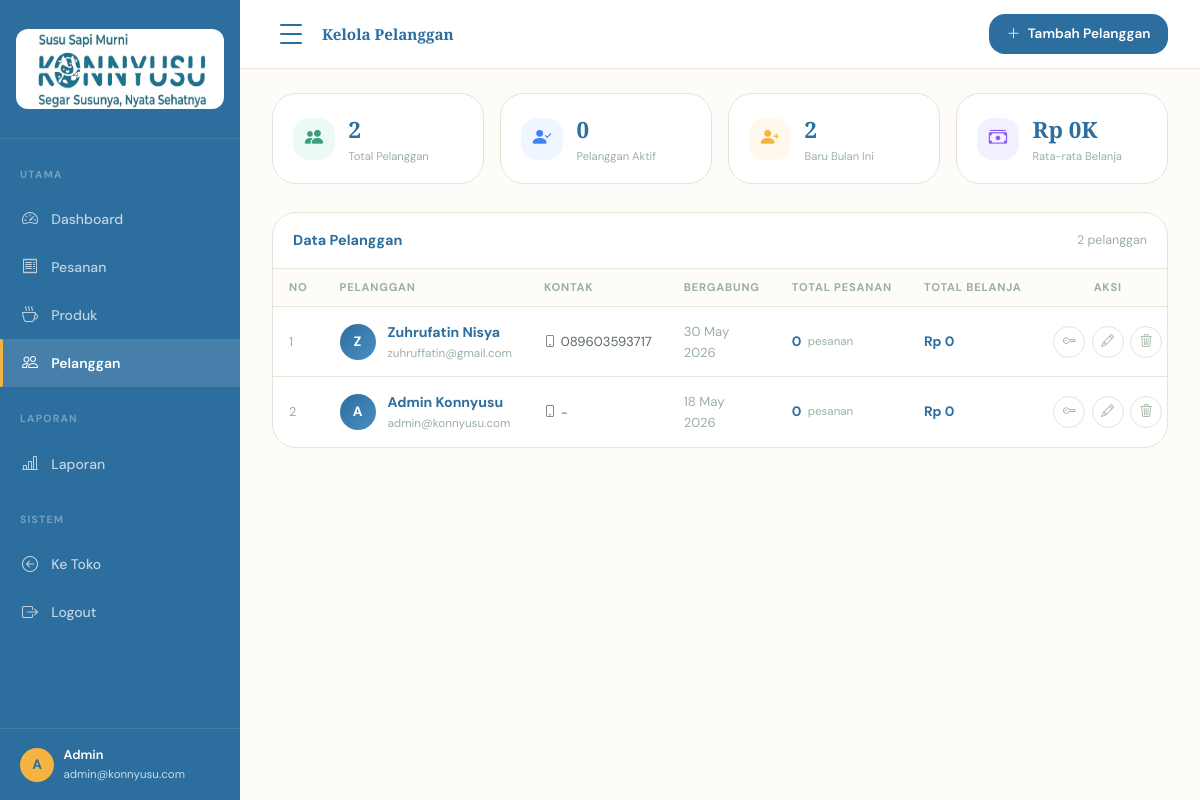
The page /admin/customers/customers.php (signed in) on the database its author committed.
### tables this page shows
CREATE TABLE `menu` (
  `menu_id` int NOT NULL,
  `name` varchar(100) NOT NULL,
  `description` text,
  `price` int NOT NULL,
  `category` varchar(50) NOT NULL,
  `image` varchar(255) DEFAULT NULL,
  `stock` int DEFAULT '0',
  `is_new` tinyint(1) DEFAULT '0',
  `is_best` tinyint(1) DEFAULT '0',
  `sold` int DEFAULT '0',
  `created_at` timestamp NULL DEFAULT CURRENT_TIMESTAMP,
  `updated_at` timestamp NULL DEFAULT CURRENT_TIMESTAMP ON UPDATE CURRENT_TIMESTAMP
);

CREATE TABLE `users` (
  `user_id` int NOT NULL,
  `name` varchar(100) NOT NULL,
  `username` varchar(50) DEFAULT NULL,
  `email` varchar(100) NOT NULL,
  `password` varchar(255) NOT NULL,
  `phone` varchar(20) DEFAULT NULL,
  `address` text,
  `role` enum('user','admin') DEFAULT 'user',
  `notifications_enabled` tinyint(1) DEFAULT '1',
  `created_at` timestamp NULL DEFAULT CURRENT_TIMESTAMP,
  `updated_at` timestamp NULL DEFAULT CURRENT_TIMESTAMP ON UPDATE CURRENT_TIMESTAMP,
  `birthdate` varchar(255) DEFAULT NULL,
  `gender` varchar(255) DEFAULT NULL,
  `bio` varchar(255) DEFAULT NULL,
  `reset_token` varchar(64) DEFAULT NULL,
  `reset_token_expires` datetime DEFAULT NULL
);

### data/products.php (called while the page is built, shortened)
<?php
require_once __DIR__ . '/../config/database.php';
function getProducts(): array {
    global $pdo;
    $stmt = $pdo->query("
        SELECT m.menu_id AS id, m.name, m.description, m.price, m.category, m.image, m.stock, m.is_new, m.is_best,
            COALESCE(SUM(oi.quantity), 0) AS sold
        FROM menu m
        LEFT JOIN order_item oi ON m.menu_id = oi.menu_id
        LEFT JOIN orders o ON oi.order_id = o.order_id AND o.order_status = 'completed'
        GROUP BY m.menu_id
        ORDER BY m.menu_id
    ");
    return $stmt->fetchAll();
}
function formatRupiah(int $amount): string {
    return 'Rp ' . number_format($amount, 0, ',', '.');
}
$products = getProducts();
?>

### admin/customers/customers.php (the view, shortened to what this page needs)
<?php
require_once __DIR__ . '/../../config/database.php';
require_once __DIR__ . '/../../data/products.php';
function getAllUsers(): array {
    global $pdo;
    $stmt = $pdo->query("SELECT user_id, name, email, phone, address, created_at, role FROM users ORDER BY created_at DESC");
    return $stmt->fetchAll();
}
function getUserOrderCount(int $userId): int {
    global $pdo;
    $stmt = $pdo->prepare("SELECT COUNT(*) FROM orders WHERE user_id = ?");
    $stmt->execute([$userId]);
    return (int) $stmt->fetchColumn();
}
function getUserTotalSpent(int $userId): int {
    global $pdo;
    $stmt = $pdo->prepare("SELECT COALESCE(SUM(total), 0) FROM orders WHERE user_id = ? AND order_status = 'completed'");
    $stmt->execute([$userId]);
    return (int) $stmt->fetchColumn();
}
function getNewCustomersThisMonth(): int {
    global $pdo;
    $stmt = $pdo->query("SELECT COUNT(*) FROM users WHERE MONTH(created_at) = MONTH(CURRENT_DATE()) AND YEAR(created_at) = YEAR(CURRENT_DATE())");
    return (int) $stmt->fetchColumn();
}
$users = getAllUsers();
$stats = [
    'total' => count($users),
    'active' => count(array_filter($users, fn($u) => $u['role'] === 'customer')),
    'new_mth' => getNewCustomersThisMonth(),
    'avg_spent' => 0
];
if ($stats['total'] > 0) {
    $totalSpent = 0;
    foreach ($users as $u) {
        $totalSpent += getUserTotalSpent($u['user_id']);
    }
    $stats['avg_spent'] = $stats['total'] > 0 ? (int)($totalSpent / $stats['total']) : 0;
}
?>
<!DOCTYPE html>
<html lang="id">
<head>
<link href="https://cdn.jsdelivr.net/npm/bootstrap@5.3.3/dist/css/bootstrap.min.css" rel="stylesheet">
<link rel="stylesheet" href="https://cdn.jsdelivr.net/npm/bootstrap-icons@1.11.3/font/bootstrap-icons.min.css">
<link rel="stylesheet" href="../../assets/css/global.css">
</head>
<body>
<div class="admin-layout">
<aside class="admin-sidebar">
  <div class="sidebar-brand">
    <img src="../../assets/img/logo.jpeg" alt="Konnyusu" style="height:80px;border-radius:12px;">
  </div>
  <nav class="sidebar-nav">
    <div class="sidebar-section-label">Utama</div>
    <a href="../dashboard/dashboard.php" class="sidebar-link"><i class="bi bi-speedometer2"></i> Dashboard</a>
    <a href="../orders/orders.php" class="sidebar-link"><i class="bi bi-receipt"></i> Pesanan</a>
    <a href="../products/products.php" class="sidebar-link"><i class="bi bi-cup-hot"></i> Produk</a>
    <a href="customers.php" class="sidebar-link active"><i class="bi bi-people"></i> Pelanggan</a>
    <div class="sidebar-section-label mt-3">Laporan</div>
    <a href="../reports/reports.php" class="sidebar-link"><i class="bi bi-bar-chart-line"></i> Laporan</a>
    <div class="sidebar-section-label mt-3">Sistem</div>
    <a href="../../home/home.php" class="sidebar-link"><i class="bi bi-arrow-left-circle"></i> Ke Toko</a>
    <a href="../../auth/logout.php" class="sidebar-link"><i class="bi bi-box-arrow-right"></i> Logout</a>
  </nav>
  <div class="sidebar-footer">
    <div class="sidebar-user">
      <div class="sidebar-user-avatar">A</div>
      <div><div style="color:#fff;font-weight:600;font-size:.8rem;">Admin</div><div style="font-size:.72rem;">admin@konnyusu.com</div></div>
    </div>
  </div>
</aside>
<div class="admin-main">
  <div class="admin-topbar">
    <div class="admin-topbar__left">
      <button class="hamburger-btn" id="hamburgerBtn" aria-label="Menu">
        <span></span>
        <span></span>
        <span></span>
      </button>
      <h6>Kelola Pelanggan</h6>
    </div>
    <button class="btn-brand" style="font-size:.85rem;padding:.55rem 1.1rem;" onclick="openModal('addModal')">
      <i class="bi bi-plus-lg me-1"></i> Tambah Pelanggan
    </button>
  </div>
  <div class="admin-body">
    <div class="stat-strip animate-fadeup">
      <div class="stat-strip-card">
        <div class="stat-strip-card__icon" style="background:#ecfaf4;color:var(--success);"><i class="bi bi-people-fill"></i></div>
        <div><div class="stat-strip-card__val"><?= $stats['total'] ?></div><div class="stat-strip-card__lbl">Total Pelanggan</div></div>
      </div>
      <div class="stat-strip-card">
        <div class="stat-strip-card__icon" style="background:#eff6ff;color:#3b82f6;"><i class="bi bi-person-check-fill"></i></div>
        <div><div class="stat-strip-card__val"><?= $stats['active'] ?></div><div class="stat-strip-card__lbl">Pelanggan Aktif</div></div>
      </div>
      <div class="stat-strip-card">
        <div class="stat-strip-card__icon" style="background:#fff8ec;color:var(--accent);"><i class="bi bi-person-plus-fill"></i></div>
        <div><div class="stat-strip-card__val"><?= $stats['new_mth'] ?></div><div class="stat-strip-card__lbl">Baru Bulan Ini</div></div>
      </div>
      <div class="stat-strip-card">
        <div class="stat-strip-card__icon" style="background:#f3f0ff;color:#8b5cf6;"><i class="bi bi-cash-stack"></i></div>
        <div><div class="stat-strip-card__val">Rp <?= number_format($stats['avg_spent']/1000,0) ?>K</div><div class="stat-strip-card__lbl">Rata-rata Belanja</div></div>
      </div>
    </div>
    <div style="background:var(--white);border:1px solid var(--border);border-radius:var(--radius-lg);overflow:hidden;" class="animate-fadeup">
      <div style="padding:1rem 1.25rem;border-bottom:1px solid var(--border);display:flex;align-items:center;justify-content:space-between;">
        <span style="font-size:.9rem;font-weight:700;color:var(--primary);">Data Pelanggan</span>
        <span style="font-size:.78rem;color:var(--text-muted);"><?= count($users) ?> pelanggan</span>
      </div>
      <div style="overflow-x:auto;">
        <table class="k-table">
          <thead>
            <tr>
              <th>No</th>
              <th>Pelanggan</th>
              <th>Kontak</th>
              <th>Bergabung</th>
              <th>Total Pesanan</th>
              <th>Total Belanja</th>
              <th style="text-align:center">Aksi</th>
            </tr>
          </thead>
          <tbody>
          <?php if(empty($users)):?>
          <tr><td colspan="7" style="text-align:center;padding:2rem;color:var(--text-muted);">Belum ada pelanggan</td></tr>
          <?php else:?>
          <?php foreach($users as $i=>$u):
            $orderCount = getUserOrderCount($u['user_id']);
            $totalSpent = getUserTotalSpent($u['user_id']);
          ?>
          <tr>
            <td style="color:var(--text-muted);font-size:.8rem;"><?= $i+1 ?></td>
            <td>
              <div style="display:flex;align-items:center;gap:.75rem;">
                <div style="width:36px;height:36px;border-radius:50%;background:linear-gradient(135deg,var(--primary),var(--primary-light));color:#fff;display:flex;align-items:center;justify-content:center;font-weight:800;font-size:.85rem;flex-shrink:0;">
                  <?= substr($u['name'], 0, 1) ?>
                </div>
                <div>
                  <div style="font-weight:700;font-size:.88rem;color:var(--primary);"><?= htmlspecialchars($u['name']) ?></div>
                  <div style="font-size:.73rem;color:var(--text-muted);"><?= htmlspecialchars($u['email']) ?></div>
                </div>
              </div>
            </td>
            <td style="font-size:.82rem;color:var(--text-mid);">
              <div style="display:flex;align-items:center;gap:.3rem;"><i class="bi bi-phone" style="font-size:.75rem;"></i><?= htmlspecialchars($u['phone'] ?? '-') ?></div>
            </td>
            <td style="font-size:.82rem;color:var(--text-muted);"><?= date('d M Y', strtotime($u['created_at'])) ?></td>
            <td>
              <div style="display:flex;align-items:center;gap:.4rem;">
                <span style="font-weight:700;color:var(--primary);"><?= $orderCount ?></span>
                <span style="font-size:.72rem;color:var(--text-muted);">pesanan</span>
              </div>
            </td>
            <td style="font-weight:700;color:var(--primary);"><?= formatRupiah($totalSpent) ?></td>
            <td style="text-align:center">
              <div style="display:flex;align-items:center;gap:.4rem;justify-content:center;">
                <button onclick="openResetPasswordModal(<?= (int)$u['user_id'] ?>, '<?= htmlspecialchars($u['name'], ENT_QUOTES, 'UTF-8') ?>')"
                  style="width:32px;height:32px;border-radius:var(--radius-md);border:1px solid var(--border);background:none;display:flex;align-items:center;justify-content:center;color:var(--text-muted);cursor:pointer;" title="Reset Password">
                  <i class="bi bi-key" style="font-size:.8rem;"></i>
                </button>
                <button onclick="openEditModal(this, <?= (int)$u['user_id'] ?>)"
                  data-name="<?= htmlspecialchars($u['name'], ENT_QUOTES, 'UTF-8') ?>"
                  data-email="<?= htmlspecialchars($u['email'], ENT_QUOTES, 'UTF-8') ?>"
                  data-phone="<?= htmlspecialchars($u['phone'] ?? '', ENT_QUOTES, 'UTF-8') ?>"
                  data-address="<?= htmlspecialchars($u['address'] ?? '', ENT_QUOTES, 'UTF-8') ?>"
                  style="width:32px;height:32px;border-radius:var(--radius-md);border:1px solid var(--border);background:none;display:flex;align-items:center;justify-content:center;color:var(--text-muted);cursor:pointer;" title="Edit">
                  <i class="bi bi-pencil" style="font-size:.8rem;"></i>
                </button>
                <button onclick="openDeleteModal(this, <?= (int)$u['user_id'] ?>)"
                  data-name="<?= htmlspecialchars($u['name'], ENT_QUOTES, 'UTF-8') ?>"
                  style="width:32px;height:32px;border-radius:var(--radius-md);border:1px solid var(--border);background:none;display:flex;align-items:center;justify-content:center;color:var(--text-muted);cursor:pointer;" title="Hapus">
                  <i class="bi bi-trash3" style="font-size:.8rem;"></i>
                </button>
              </div>
            </td>
          </tr>
          <?php endforeach; ?>
          <?php endif;?>
          </tbody>
        </table>
      </div>
    </div>
  </div>
</div>
</div>
</body>
</html>

### assets/css/global.css (style rules this page uses)
:root { --primary: #2c6e9e; --primary-light: #4a8ec2; --accent: #f5b342; --accent-light: #f7cc7a; --cream: #fefcf8; --cream-dark: #f2efe8; --text-dark: #2c3e2f; --text-mid: #5a6b5a; --text-muted: #9bb0a0; --white: #ffffff; --danger: #e05252; --success: #3b9e7c; --border: #e8e2d9; --radius-sm: 8px; --radius-md: 16px; --radius-lg: 24px; --radius-xl: 36px; --shadow-sm: 0 2px 8px rgba(26,60,46,.08); --shadow-md: 0 8px 24px rgba(26,60,46,.12); --shadow-lg: 0 20px 48px rgba(26,60,46,.16); --font-display: 'Playfair Display', Georgia, serif; --font-body: 'DM Sans', system-ui, sans-serif; }
*, *::before, *::after { box-sizing: border-box; margin: 0; padding: 0; }
html { scroll-behavior: smooth; }
body { font-family: var(--font-body); background: var(--cream); color: var(--text-dark); line-height: 1.6; -webkit-font-smoothing: antialiased; }
h1,h2,h3,h4,h5,h6 { font-family: var(--font-display); color: var(--primary); }
a { text-decoration: none; color: inherit; transition: color .2s; }
img { max-width: 100%; display: block; }
.btn-brand { background: var(--primary); color: var(--white); border: none; border-radius: var(--radius-xl); padding: .65rem 1.5rem; font-family: var(--font-body); font-weight: 600; font-size: .9rem; cursor: pointer; transition: background .2s, transform .15s, box-shadow .2s; }
.animate-fadeup { animation: fadeUp .5s ease both; }

### rows shown on the page
menu: menu_id "2"
users: name "Z", name "Zuhrufatin Nisya", email "zuhruffatin@gmail.com", phone "089603593717", created_at "30 May 2026", orderCount "0", totalSpent "Rp 0"
users: name "A", name "Admin Konnyusu", email "admin@konnyusu.com", phone "-", created_at "18 May 2026", orderCount "0", totalSpent "Rp 0"

### other values the page prints
$stats['active'] "0"
$stats['avg_spent']/1000 "0"
count($users) "2"
